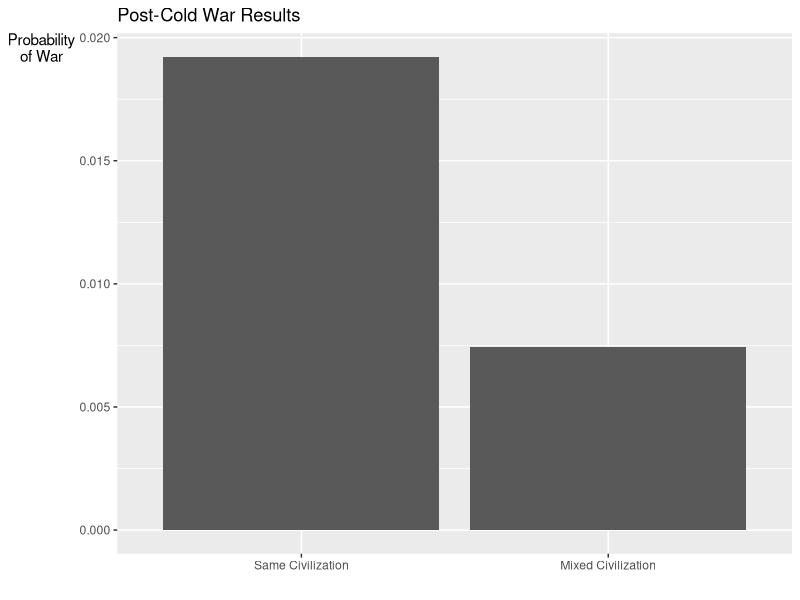

The R script that drew this image:
## Illusration of Henderson and Tucker's logit results
##
## Can't do it for pre- and within-Cold War because they only give results
## without controls or with time splines

library("ggplot2")
library("MASS")

## Hypothetical matched pair:
## distance: contiguous
## joint democracy: no
## power parity: 75%
x_control <- c(constant = 1,
               mixed_civ = 0,
               distance = 0,
               joint_dem = 0,
               power_parity = 0.75)
x_treat <- x_control
x_treat["mixed_civ"] <- 1
x <- rbind(x_control, x_treat)

## Coefficients
coef_post <- c(constant = -4.69,
               mixed_civ = -0.96,
               distance = -0.34,
               joint_dem = -0.33,
               power_parity = 1.01)

pred <- plogis(as.numeric(x %*% coef_post))
pred <- data.frame(
    x = factor(
        0:1,
        labels = c("Same Civilization", "Mixed Civilization")
    ),
    prob = pred)

pdf(file = "henderson-tucker.pdf", width = 5, height = 4)
print(
    ggplot(pred, aes(x = x, y = prob))
    + geom_bar(stat = "identity")
    + scale_x_discrete("")
    + scale_y_continuous("Probability\nof War")
    + ggtitle("Post-Cold War Results")
    + theme(axis.title.y = element_text(angle = 0))
)
dev.off()
